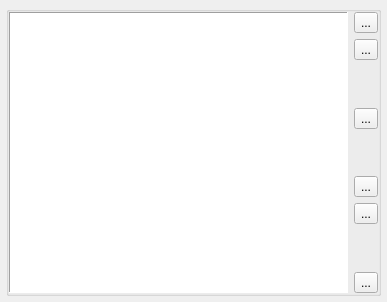
<?xml version="1.0" encoding="UTF-8"?>
<ui version="4.0">
 <class>EWASitesListManagerUi</class>
 <widget class="QWidget" name="EWASitesListManagerUi">
  <property name="geometry">
   <rect>
    <x>0</x>
    <y>0</y>
    <width>387</width>
    <height>302</height>
   </rect>
  </property>
  <layout class="QHBoxLayout" name="horizontalLayout">
   <property name="spacing">
    <number>6</number>
   </property>
   <property name="margin">
    <number>6</number>
   </property>
   <item>
    <widget class="QGroupBox" name="pSitesListGroupBox">
     <property name="toolTip">
      <string>Active/Total sites</string>
     </property>
     <property name="title">
      <string/>
     </property>
     <property name="flat">
      <bool>true</bool>
     </property>
     <property name="checkable">
      <bool>false</bool>
     </property>
     <layout class="QGridLayout" name="gridLayout">
      <property name="margin">
       <number>0</number>
      </property>
      <item row="0" column="0">
       <widget class="EWASitesModelView" name="sitesTableView">
        <property name="frameShape">
         <enum>QFrame::Panel</enum>
        </property>
        <property name="editTriggers">
         <set>QAbstractItemView::AllEditTriggers</set>
        </property>
        <property name="tabKeyNavigation">
         <bool>false</bool>
        </property>
        <property name="showDropIndicator" stdset="0">
         <bool>false</bool>
        </property>
        <property name="selectionMode">
         <enum>QAbstractItemView::SingleSelection</enum>
        </property>
        <property name="selectionBehavior">
         <enum>QAbstractItemView::SelectRows</enum>
        </property>
        <property name="iconSize">
         <size>
          <width>16</width>
          <height>16</height>
         </size>
        </property>
        <property name="showGrid">
         <bool>false</bool>
        </property>
        <property name="cornerButtonEnabled">
         <bool>false</bool>
        </property>
        <attribute name="horizontalHeaderVisible">
         <bool>false</bool>
        </attribute>
        <attribute name="horizontalHeaderDefaultSectionSize">
         <number>16</number>
        </attribute>
        <attribute name="horizontalHeaderHighlightSections">
         <bool>false</bool>
        </attribute>
        <attribute name="horizontalHeaderMinimumSectionSize">
         <number>16</number>
        </attribute>
        <attribute name="verticalHeaderVisible">
         <bool>false</bool>
        </attribute>
        <attribute name="verticalHeaderDefaultSectionSize">
         <number>16</number>
        </attribute>
        <attribute name="verticalHeaderHighlightSections">
         <bool>false</bool>
        </attribute>
        <attribute name="verticalHeaderMinimumSectionSize">
         <number>16</number>
        </attribute>
        <attribute name="verticalHeaderVisible">
         <bool>false</bool>
        </attribute>
        <attribute name="verticalHeaderDefaultSectionSize">
         <number>16</number>
        </attribute>
        <attribute name="horizontalHeaderVisible">
         <bool>false</bool>
        </attribute>
        <attribute name="horizontalHeaderMinimumSectionSize">
         <number>16</number>
        </attribute>
        <attribute name="verticalHeaderMinimumSectionSize">
         <number>16</number>
        </attribute>
        <attribute name="horizontalHeaderHighlightSections">
         <bool>false</bool>
        </attribute>
        <attribute name="verticalHeaderHighlightSections">
         <bool>false</bool>
        </attribute>
        <attribute name="horizontalHeaderDefaultSectionSize">
         <number>16</number>
        </attribute>
       </widget>
      </item>
      <item row="0" column="1">
       <layout class="QVBoxLayout" name="verticalLayout">
        <item>
         <widget class="QToolButton" name="addSiteButton">
          <property name="toolTip">
           <string/>
          </property>
          <property name="text">
           <string>...</string>
          </property>
          <property name="icon">
           <iconset resource="ewa.qrc">
            <normaloff>:/images/add.png</normaloff>:/images/add.png</iconset>
          </property>
         </widget>
        </item>
        <item>
         <widget class="QToolButton" name="delSiteButton">
          <property name="toolTip">
           <string/>
          </property>
          <property name="text">
           <string>...</string>
          </property>
          <property name="icon">
           <iconset resource="ewa.qrc">
            <normaloff>:/images/remove.png</normaloff>:/images/remove.png</iconset>
          </property>
         </widget>
        </item>
        <item>
         <spacer name="verticalSpacer">
          <property name="orientation">
           <enum>Qt::Vertical</enum>
          </property>
          <property name="sizeHint" stdset="0">
           <size>
            <width>20</width>
            <height>40</height>
           </size>
          </property>
         </spacer>
        </item>
        <item>
         <widget class="QToolButton" name="editSiteButton">
          <property name="toolTip">
           <string>Edit site properties</string>
          </property>
          <property name="text">
           <string>...</string>
          </property>
          <property name="icon">
           <iconset resource="ewa.qrc">
            <normaloff>:/images/configure.png</normaloff>:/images/configure.png</iconset>
          </property>
         </widget>
        </item>
        <item>
         <spacer name="verticalSpacer_3">
          <property name="orientation">
           <enum>Qt::Vertical</enum>
          </property>
          <property name="sizeHint" stdset="0">
           <size>
            <width>20</width>
            <height>40</height>
           </size>
          </property>
         </spacer>
        </item>
        <item>
         <widget class="QToolButton" name="moveSiteUpButton">
          <property name="toolTip">
           <string/>
          </property>
          <property name="text">
           <string>...</string>
          </property>
          <property name="icon">
           <iconset resource="ewa.qrc">
            <normaloff>:/images/arrow_up.png</normaloff>:/images/arrow_up.png</iconset>
          </property>
         </widget>
        </item>
        <item>
         <widget class="QToolButton" name="moveSiteDownButton">
          <property name="toolTip">
           <string/>
          </property>
          <property name="text">
           <string>...</string>
          </property>
          <property name="icon">
           <iconset resource="ewa.qrc">
            <normaloff>:/images/arrow_down.png</normaloff>:/images/arrow_down.png</iconset>
          </property>
         </widget>
        </item>
        <item>
         <spacer name="verticalSpacer_2">
          <property name="orientation">
           <enum>Qt::Vertical</enum>
          </property>
          <property name="sizeHint" stdset="0">
           <size>
            <width>20</width>
            <height>40</height>
           </size>
          </property>
         </spacer>
        </item>
        <item>
         <widget class="QToolButton" name="pUnSelectAllButton">
          <property name="toolTip">
           <string>(Un)select All</string>
          </property>
          <property name="text">
           <string>...</string>
          </property>
          <property name="icon">
           <iconset resource="ewa.qrc">
            <normaloff>:/images/sel_unsel_all.png</normaloff>:/images/sel_unsel_all.png</iconset>
          </property>
         </widget>
        </item>
       </layout>
      </item>
     </layout>
    </widget>
   </item>
  </layout>
 </widget>
 <customwidgets>
  <customwidget>
   <class>EWASitesModelView</class>
   <extends>QTableView</extends>
   <header>ewa_sitesmodelview.h</header>
  </customwidget>
 </customwidgets>
 <resources>
  <include location="ewa.qrc"/>
 </resources>
 <connections/>
</ui>
